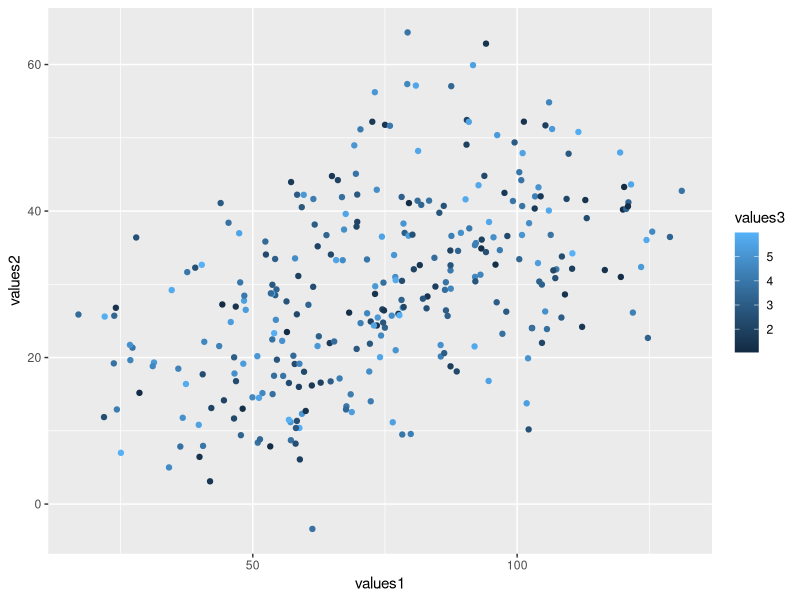
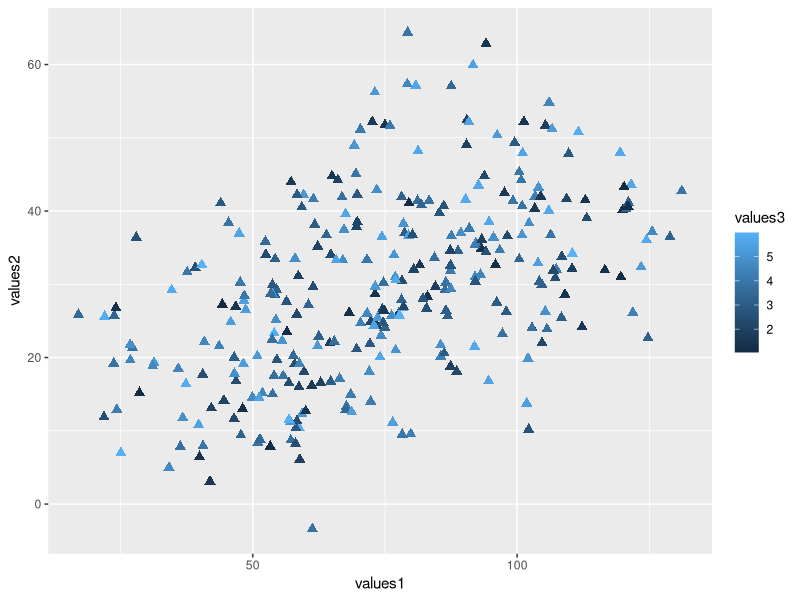
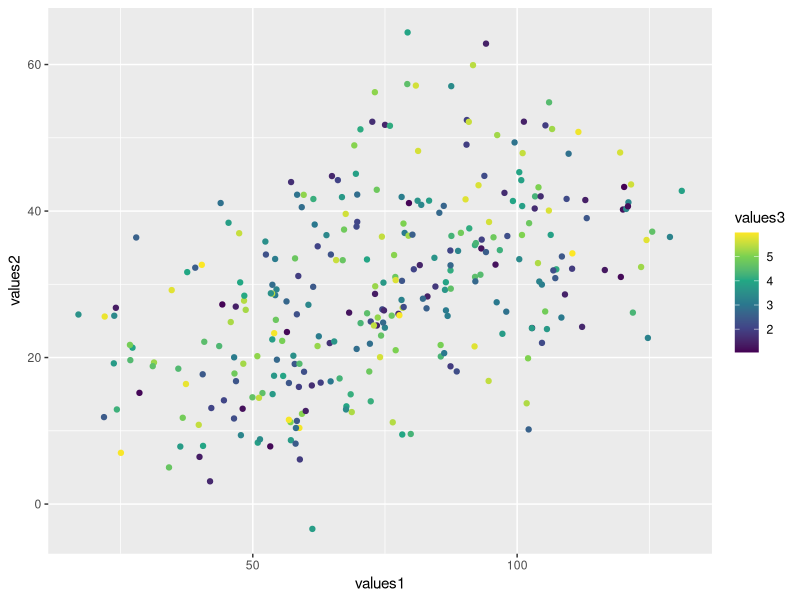

The R source for these figures, in order:
## ---- chunk 1
knitr::opts_chunk$set(echo = TRUE, fig.align='center')

# title: Creating a color-graded scatter plot
# author: jonathan
# revised: 17/3/2020 

WEB <- c("https://bioceed.uib.no/dropfolder/bioSTATS/Rmd/Visualizing/Simple/color-graded-scatter.html")
GIT <- c("https://github.com/jonathansoule/biostats/blob/master/Visualizing/Simple/color-graded-scatter.Rmd")
library(ggplot2)
# variable 1
values1 <- c(rnorm(100, mean=50, sd=15), rnorm(100, mean=75, sd=15), rnorm(100, mean=100, sd=15))
# variable 2
values2 <- c(rnorm(100, mean=20, sd=10), rnorm(100, mean=30, sd=10),rnorm(100, mean=40, sd=10))
# variable 3
values3 <- runif(300, min = 1, max = 6)
## ---- chunk 2
# dataframe
df <- data.frame(values1, values2, values3)
str(df)
## ---- chunk 3
ggplot(df, aes(values1, values2)) +
  geom_point(aes(color = values3))
## ---- chunk 4
ggplot(df, aes(values1, values2)) +
  geom_point(aes(color = values3), size = 2.5, shape = 17)   
## ---- chunk 5
ggplot(df, aes(values1, values2)) +
  geom_point(aes(color = values3)) +
  scale_color_viridis_c()  
